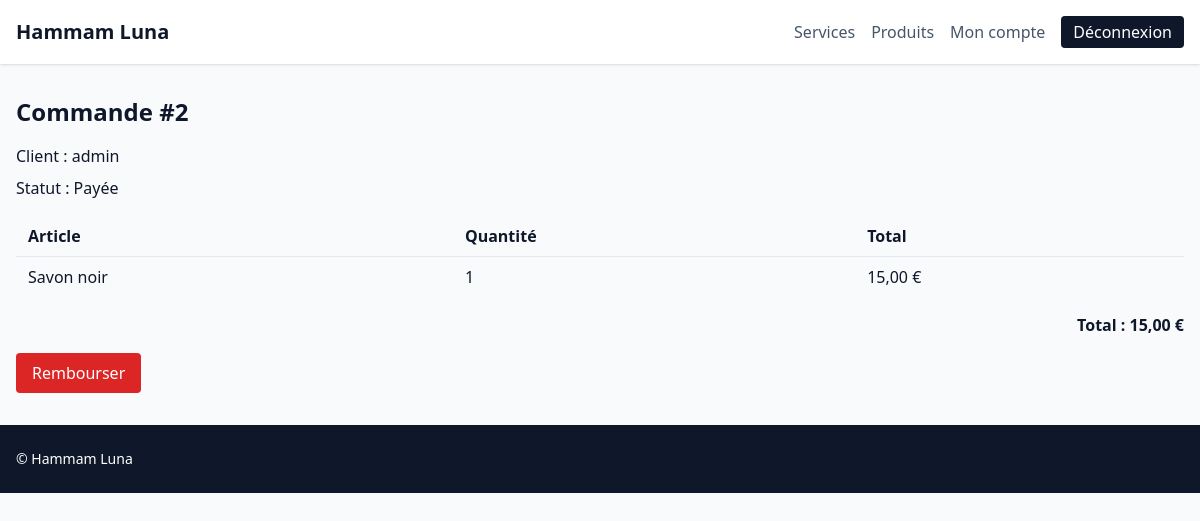
/backoffice/orders/2/ (signed in), run on the app's committed database.
### apps/orders/models.py (models this page shows, shortened)
class Order(TimeStampedModel):
    class Status(models.TextChoices):
        CART = "cart", "Panier"
        PENDING = "pending", "En attente"
        PAID = "paid", "Payée"
        SHIPPED = "shipped", "Expédiée"
        COMPLETED = "completed", "Terminée"
        CANCELED = "canceled", "Annulée"
    customer = models.ForeignKey("customers.Customer", on_delete=models.CASCADE, related_name="orders")
    status = models.CharField(max_length=20, choices=Status.choices, default=Status.CART)
    total = models.DecimalField(max_digits=10, decimal_places=2, default=Decimal("0.00"))
    currency = models.CharField(max_length=10, default="EUR")
    class Meta:
        ordering = ["-created_at"]

class OrderItem(TimeStampedModel):
    class Kind(models.TextChoices):
        SERVICE = "service", "Service"
        PRODUCT = "product", "Produit"
    order = models.ForeignKey(Order, on_delete=models.CASCADE, related_name="items")
    kind = models.CharField(max_length=20, choices=Kind.choices)
    ref_id = models.PositiveIntegerField()
    name = models.CharField(max_length=255)
    qty = models.PositiveIntegerField(default=1)
    unit_price = models.DecimalField(max_digits=8, decimal_places=2)
    total = models.DecimalField(max_digits=10, decimal_places=2)
    class Meta:
        ordering = ["order", "pk"]

### apps/customers/models.py (models this page shows, shortened)
class Customer(TimeStampedModel):
    user = models.OneToOneField(settings.AUTH_USER_MODEL, null=True, blank=True, on_delete=models.SET_NULL, related_name="customer")
    first_name = models.CharField(max_length=120)
    last_name = models.CharField(max_length=120, blank=True)
    email = models.EmailField(unique=True)
    phone = models.CharField(max_length=30, blank=True)
    default_address = models.TextField(blank=True)
    notes = models.TextField(blank=True)
    class Meta:
        ordering = ["first_name", "last_name"]
    @property
    def name(self) -> str:
        return f"{self.first_name} {self.last_name}".strip()

### apps/orders/back_views.py (the view)
# urls.py: path("<int:pk>/", back_views.OrderDetailView.as_view(), name="detail"),
@method_decorator(login_required, name="dispatch")
@method_decorator(permission_required("orders.view_order", raise_exception=True), name="dispatch")
class OrderDetailView(DetailView):
    model = Order
    template_name = "backoffice/orders/detail.html"
    context_object_name = "order"

### apps/core/context_processors.py (called while the page is built)
def settings_context(_request):
    return {
        "TWO_FACTOR_ENABLED": settings.TWO_FACTOR_ENABLED,
        "SITE_NAME": "Hammam Luna",
    }

### templates/backoffice/orders/detail.html (shortened to what this page needs)
{% extends "base.html" %}
{% block content %}
<h1 class="text-2xl font-semibold mb-4">Commande #{{ order.id }}</h1>
<p class="mb-2">Client : {{ order.customer.name }}</p>
<p class="mb-4">Statut : {{ order.get_status_display }}</p>
<table class="min-w-full divide-y divide-slate-200 mb-4">
    <thead>
        <tr>
            <th class="px-3 py-2 text-left">Article</th>
            <th class="px-3 py-2 text-left">Quantité</th>
            <th class="px-3 py-2 text-left">Total</th>
        </tr>
    </thead>
    <tbody class="divide-y divide-slate-200">
        {% for item in order.items.all %}
            <tr>
                <td class="px-3 py-2">{{ item.name }}</td>
                <td class="px-3 py-2">{{ item.qty }}</td>
                <td class="px-3 py-2">{{ item.total }} €</td>
            </tr>
        {% endfor %}
    </tbody>
</table>
<p class="text-right font-semibold">Total : {{ order.total }} €</p>
<form method="post" action="{% url 'back:orders:refund' order.pk %}" class="mt-4">
    <button class="bg-red-600 text-white px-4 py-2 rounded">Rembourser</button>
</form>
{% endblock %}

### data on the page
Order: id "2", customer.name "admin", status "Payée", total "15,00"
OrderItem: name "Savon noir", qty "1", total "15,00"
